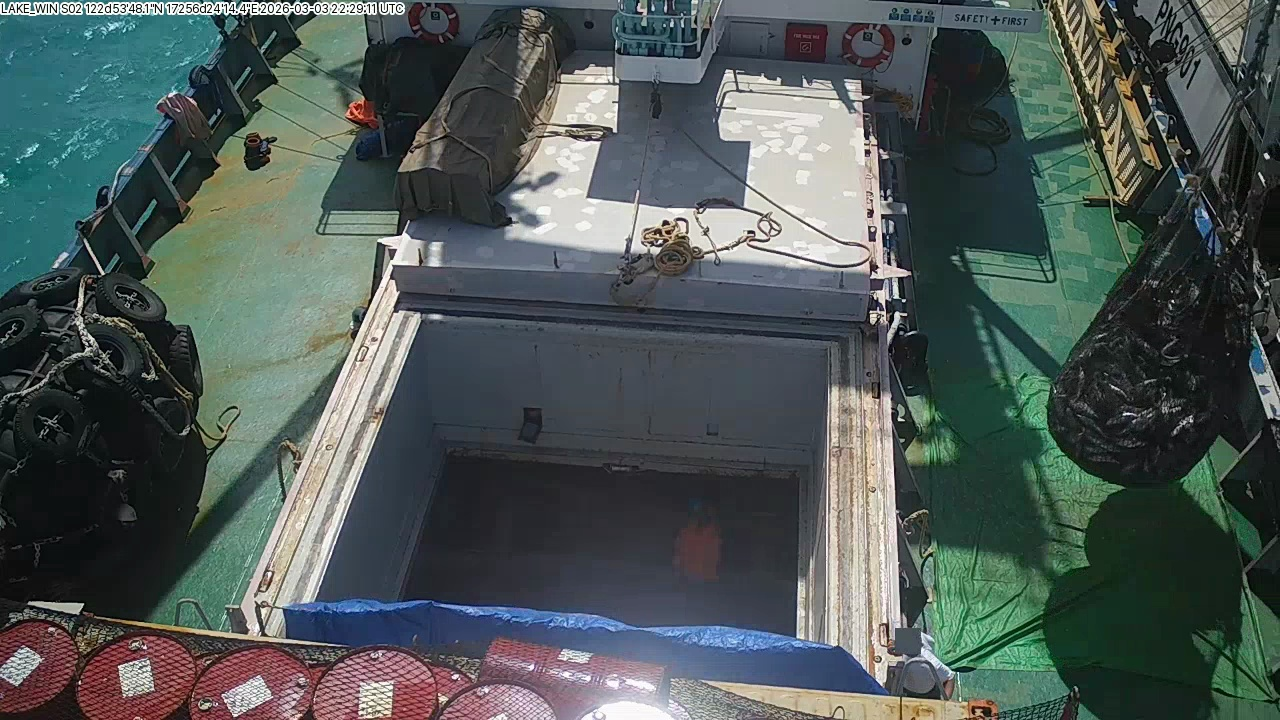
#> input picture data/dataset/images/train/frame_000321.jpg, 1280 x 720 px
$ python -i frame_extractor.py   (imports and definitions only)
#> lines starting #> are read from the running program, lines starting #| are printed output that depends on the picture; after the words box and inside, x2 and y2 are one past the last pixel; in counts of white or black regions, pixels touching at a corner belong together
#> further down, picture is the input picture: shape (720, 1280, 3); mean B, G, R 86.5, 88.5, 77.8
"""Detect brailer-visible segments in EM video and extract frames for labeling."""

from __future__ import annotations

import json
import logging
from dataclasses import asdict, dataclass
from pathlib import Path

import cv2
import numpy as np

logger = logging.getLogger(__name__)


@dataclass(frozen=True)
class BrailerBBox:
    x1: int
    y1: int
    x2: int
    y2: int
    score: float

    @property
    def as_tuple(self) -> tuple[int, int, int, int]:
        return (self.x1, self.y1, self.x2, self.y2)


@dataclass(frozen=True)
class BrailerSegment:
    segment_id: int
    start_frame: int
    end_frame: int
    start_sec: float
    end_sec: float
    detection_count: int

    def to_dict(self) -> dict:
        return asdict(self)


@dataclass(frozen=True)
class ExtractedFrame:
    image_path: Path
    frame_index: int
    timestamp_sec: float
    segment_id: int
    bbox: BrailerBBox | None

    # [11 lines left out: function to_dict, not called in this run]


@dataclass(frozen=True)
class ExtractOptions:
    scan_stride: int = 15
    extract_stride: int = 15
    gap_tolerance_sec: float = 3.0
    segment_padding_sec: float = 0.5
    jpeg_quality: int = 92
    draw_bbox_preview: bool = False


def find_brailer_bbox(frame: np.ndarray) -> BrailerBBox | None:
    """Coarse dark-blob detector for a loaded brailer in the upper-center ROI."""
    h, w = frame.shape[:2]
#> h = 720; w = 1280
    y1 = int(h * 0.48)
#> y1 = 345
    x0 = int(w * 0.22)
#> x0 = 281
    x1 = int(w * 0.78)
#> x1 = 998
    roi = frame[0:y1, x0:x1]
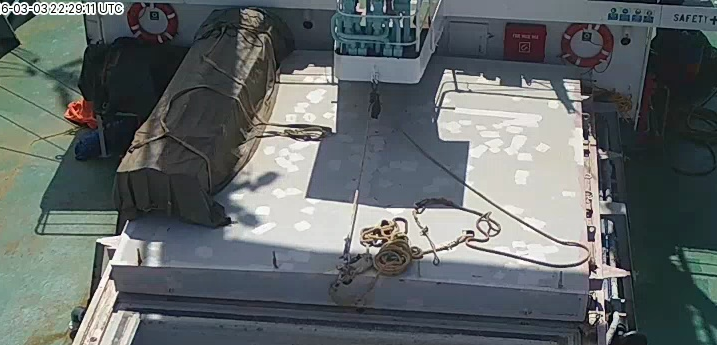
#> roi: shape (345, 717, 3); mean B, G, R 104.3, 103.6, 97

    hsv = cv2.cvtColor(roi, cv2.COLOR_BGR2HSV)
#> hsv: shape (345, 717, 3); mean H, S, V 80.7, 50.2, 109.6
    gray = cv2.cvtColor(roi, cv2.COLOR_BGR2GRAY)
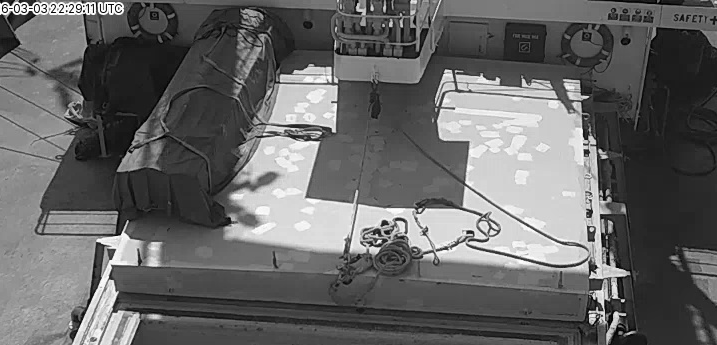
#> gray: shape (345, 717); min 0, max 255, mean 101.7
    mask = cv2.inRange(hsv, (0, 0, 0), (180, 255, 105))
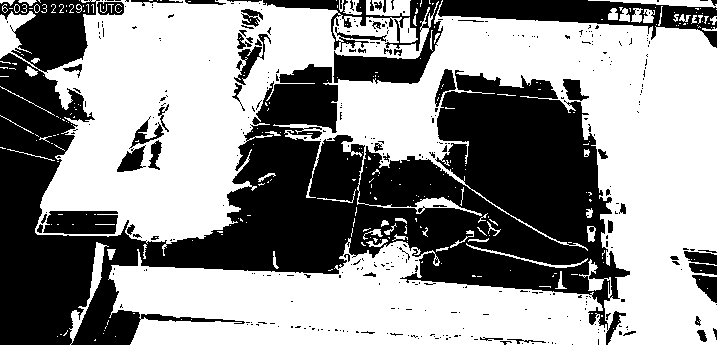
#> mask: shape (345, 717); 57% white; 379 black regions (317 under 20 px), largest, box (x1, y1, x2, y2) and area: (0, 0, 630, 345) 87906, (438, 0, 717, 48) 5254, (263, 0, 443, 84) 4861
    mask = cv2.bitwise_and(mask, cv2.inRange(gray, 0, 115))
    mask = cv2.bitwise_and(mask, cv2.bitwise_not(cv2.inRange(gray, 180, 255)))

    kernel = cv2.getStructuringElement(cv2.MORPH_ELLIPSE, (5, 5))
    mask = cv2.morphologyEx(mask, cv2.MORPH_OPEN, kernel, iterations=1)
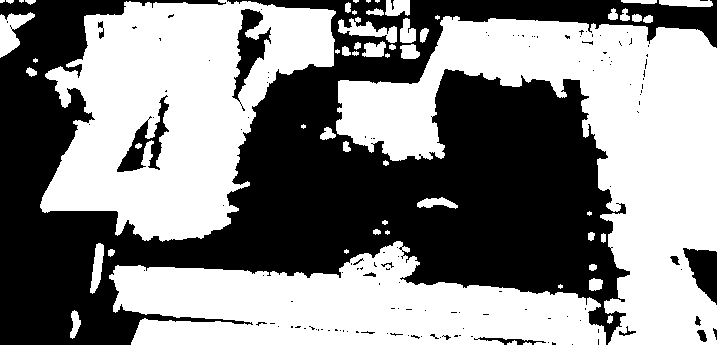
#> mask: shape (345, 717); 53% white; 134 black regions (120 under 20 px), largest, box (x1, y1, x2, y2) and area: (0, 0, 717, 345) 111521, (232, 9, 271, 111) 1421, (117, 95, 169, 172) 1241
    mask = cv2.morphologyEx(mask, cv2.MORPH_CLOSE, kernel, iterations=2)
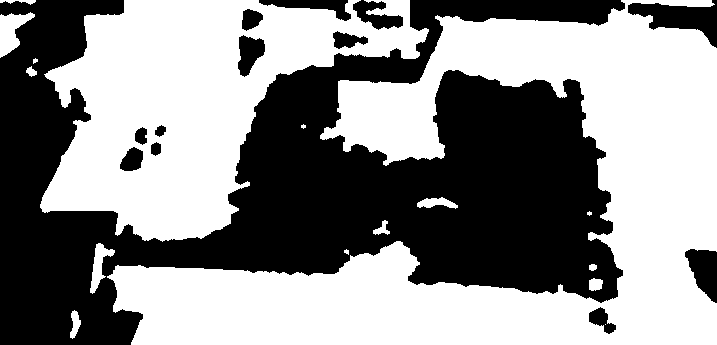
#> mask: shape (345, 717); 55.3% white; 13 black regions

    contours, _ = cv2.findContours(mask, cv2.RETR_EXTERNAL, cv2.CHAIN_APPROX_SIMPLE)
#> contours = 15 contours, 4 with area under 20; largest, box (x1, y1, x2, y2) and area: (107, 0, 717, 345) 86236, (40, 0, 429, 242) 48412, (0, 12, 35, 58) 742, (90, 243, 115, 294) 439, (417, 197, 458, 209) 240
    frame_area = h * w
#> frame_area = 921600
    best_box: tuple[int, int, int, int] | None = None
    best_score = 0.0

    for contour in contours:
        area = cv2.contourArea(contour)
        if area < frame_area * 0.002 or area > frame_area * 0.09:
            continue
        x, y, bw, bh = cv2.boundingRect(contour)
        if bw < 35 or bh < 35:
            continue
        aspect = bw / max(bh, 1)
        if aspect < 0.35 or aspect > 2.5:
            continue
        cy = y + bh / 2
        if cy > y1 * 0.85:
            continue
        upper_bonus = 1.2 - (cy / max(y1, 1)) * 0.5
        score = area * upper_bonus
        if score > best_score:
            best_score = score
            best_box = (x + x0, y, x + x0 + bw, y + bh)
#> this loop made 15 passes
#> (area, x, y, bw, bh, aspect, cy, upper_bonus) on pass 14: (48411.5, 40, 0, 389, 242, 1.61, 121, 1.02)
#> area on passes 1, 2, 3, 5, 6, 8: 156.5, 126, 34.5, 439, 94.5, 240.5
#> after the loop, best_score = 49604.2

    if best_box is None:
        return None
    return BrailerBBox(
        x1=best_box[0],
        y1=best_box[1],
        x2=best_box[2],
        y2=best_box[3],
        score=best_score,
    )


# [87 lines left out: function scan_brailer_segments, not called in this run]


def _frame_stem(prefix: str, timestamp_sec: float, frame_index: int) -> str:
    return f"{prefix}_{int(timestamp_sec):05d}s_f{frame_index:05d}"


# [101 lines left out: functions extract_brailer_frames, save_segment_manifest, not called in this run]


def load_segment_manifest(path: Path) -> dict:
    return json.loads(path.read_text(encoding="utf-8"))

>>> import cv2
>>> picture = cv2.imread('../data/dataset/images/train/frame_000321.jpg')
>>> result = find_brailer_bbox(picture)

$ run again, on data/dataset/images/train/frame_000425.jpg
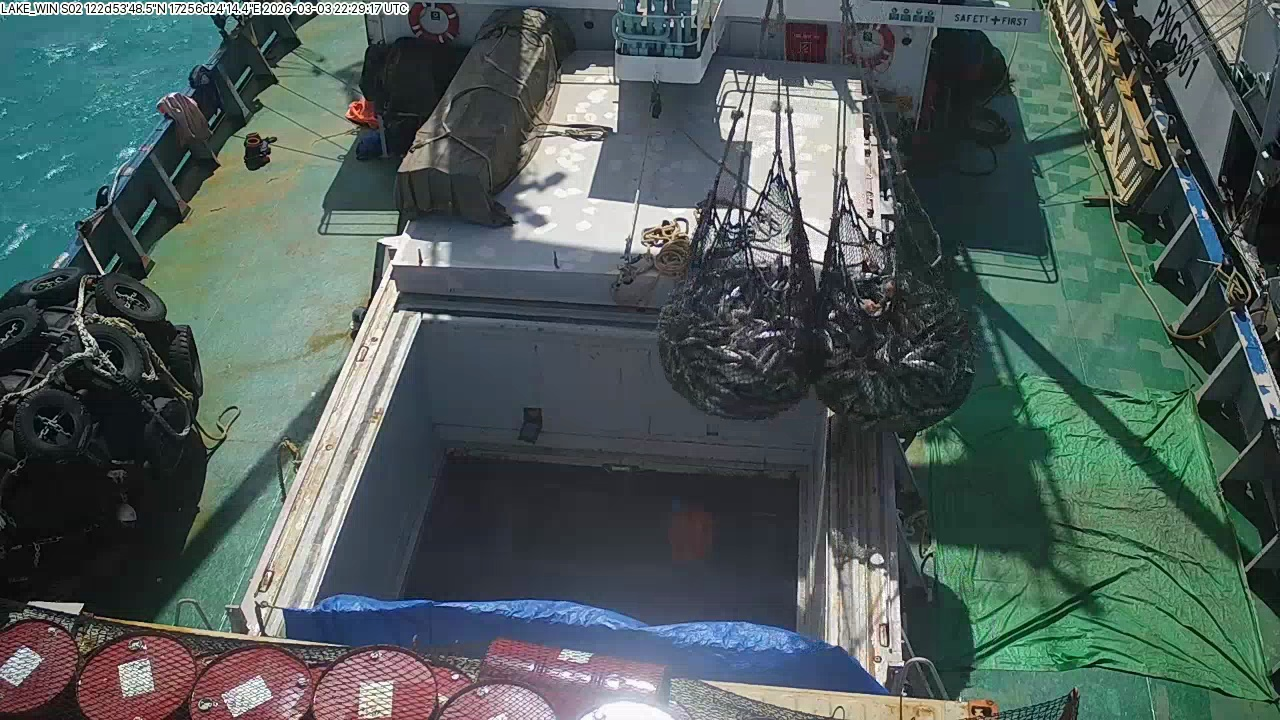
#> input picture data/dataset/images/train/frame_000425.jpg, 1280 x 720 px
#> picture is the input picture: shape (720, 1280, 3); mean B, G, R 90.9, 93.6, 79
#> hsv: shape (345, 717, 3); mean H, S, V 86.1, 46.9, 105.2
#> in find_brailer_bbox, `gray = cv2.cvtColor(roi, cv2.COLOR_BGR2GRAY)`:
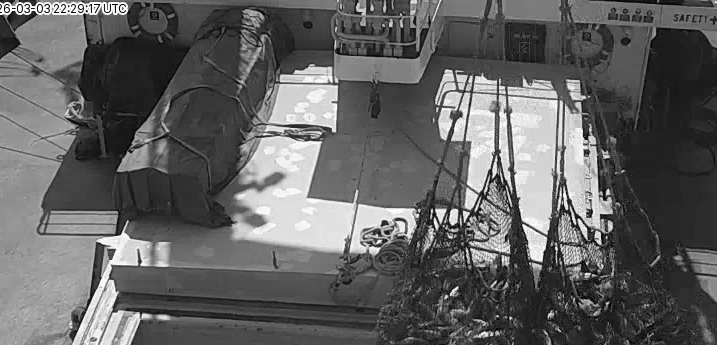
#> gray: shape (345, 717); min 0, max 255, mean 97.8
#> in find_brailer_bbox, `mask = cv2.morphologyEx(mask, cv2.MORPH_CLOSE, kernel, iterations=2)`:
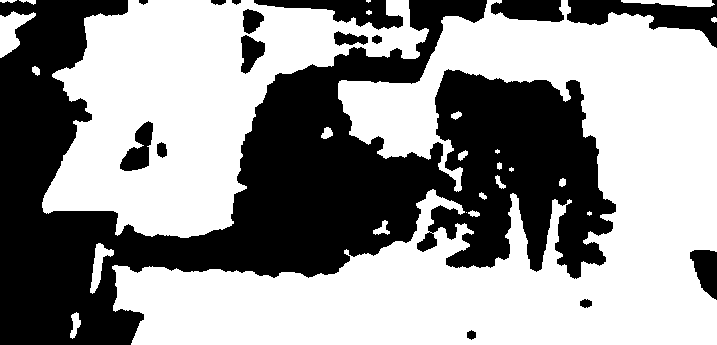
#> mask: shape (345, 717); 58.2% white; 16 black regions
#> contours = 25 contours, 8 with area under 20; largest, box (x1, y1, x2, y2) and area: (112, 0, 717, 345) 94232, (42, 0, 429, 238) 47176, (0, 11, 36, 58) 754, (90, 243, 114, 294) 416, (621, 0, 715, 7) 360
#> the loop in find_brailer_bbox, `for contour in contours:` made 25 passes
#> (area, x, y, bw, bh, aspect, cy, upper_bonus) on pass 23: (47176, 42, 0, 387, 238, 1.63, 119, 1.03)
#> after the loop in find_brailer_bbox, `for contour in contours:`: best_score = 48475
